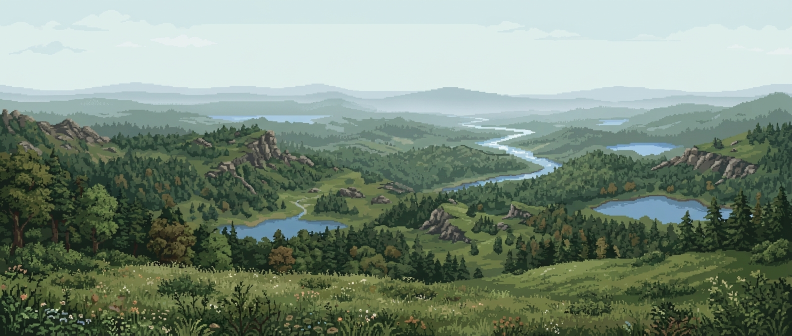
#> input picture game/tools/watch_art/forest/pano-1.png, 1584 x 672 px, given in place of mtn-green.png, which was not available (shown at 1/2 size)
$ python title_backdrop_pack.py watch_art/forest/pano-1.png
#> lines starting #> are read from the running program, lines starting #| are printed output that depends on the picture; after the words box and inside, x2 and y2 are one past the last pixel; in counts of white or black regions, pixels touching at a corner belong together
"""Pack the title's painted layers (assets/img/title/) from their Sogni renders.

  python3 tools/title_backdrop_pack.py SRC_DIR

SRC_DIR holds the renders (kept in the project files under sogni/title-backdrop/):
  mtn-green.png, mtn-green-rb.png  the storm plate's mountains on green (a FLUX 3 Klein edit) and BiRefNet's cut-out of it
  cmask-y-2.png, cmask-x.png      white-on-black cloud density renders (Z-Image Turbo): a band of high cloud, a bank of fog
Writes ridge.webp (the near ridge, sitting exactly over the loop's own ridge), wisp-a.webp (high cloud) and wisp-b.webp
(fog). Each band is tinted storm violet, its density as alpha, with its ends cross-faded so it repeats seamlessly.
"""
import sys, os, numpy as np
from PIL import Image, ImageFilter
src = sys.argv[1]
out = os.path.join(os.path.dirname(os.path.abspath(__file__)), '..', 'assets', 'img', 'title')
def load(n, mode='RGB'): return np.asarray(Image.open(os.path.join(src, n)).convert(mode)).astype(np.float32)
#> called with n = 'mtn-green.png', mode = 'RGB'
def save(arr, n):
    Image.fromarray(arr.clip(0, 255).astype(np.uint8)).save(os.path.join(out, n), quality=82, method=6); print(n, arr.shape)
# The ridge: colour from the green-screen edit (green spill turned grey), alpha from BiRefNet, and only the near, darkest
# range, filled solid below its top edge.
rgb = load('mtn-green.png'); al = load('mtn-green-rb.png', 'RGBA')[..., 3] / 255
#> call 2 of load, with n = 'mtn-green-rb.png', mode = 'RGBA'
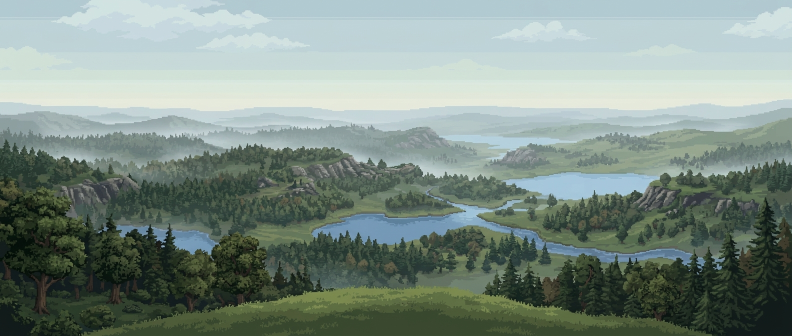
#> input picture game/tools/watch_art/forest/pano-2.png, 1584 x 672 px, given in place of mtn-green-rb.png, which was not available (shown at 1/2 size)
#> after `al = load('mtn-green-rb.png', 'RGBA')[..., 3] / 255`: al: shape (672, 1584) float32; every value is 1
c = np.concatenate([rgb[:6, :6].reshape(-1, 3), rgb[:6, -6:].reshape(-1, 3)]); bg = np.median(c, 0)
#> after `c = np.concatenate([rgb[:6, :6].reshape(-1, 3), rgb[:6, -6:].reshape(-`: c = 72 rows, first 8: [210, 230, 228], [211, 231, 229], [212, 232, 233], [211, 231, 232], [211, 232, 233], [211, 232, 233], [211, 231, 229], [212, 232, 231]
#> after `bg = np.median(c, 0)`: bg = [209, 230, 230]
ka = 1 - np.clip((rgb[..., 1] - np.maximum(rgb[..., 0], rgb[..., 2])) / (bg[1] - max(bg[0], bg[2])), 0, 1)
a = al * ka ** 1.3
un = (rgb - (1 - a[..., None]) * bg) / np.maximum(a[..., None], .35)
#> un: shape (672, 1584, 3) float32; 2.71% of the values are NaN or infinite; the others: min -657.1, max 255, mean -221.1
un[..., 1] = np.minimum(un[..., 1], (un[..., 0] + un[..., 2]) / 2)
#> un: shape (672, 1584, 3) float32; 2.71% of the values are NaN or infinite; the others: min -657.1, max 255, mean -227.9
near = np.maximum.accumulate((un.mean(-1) < 34) & (a * 255 > 160), axis=0)
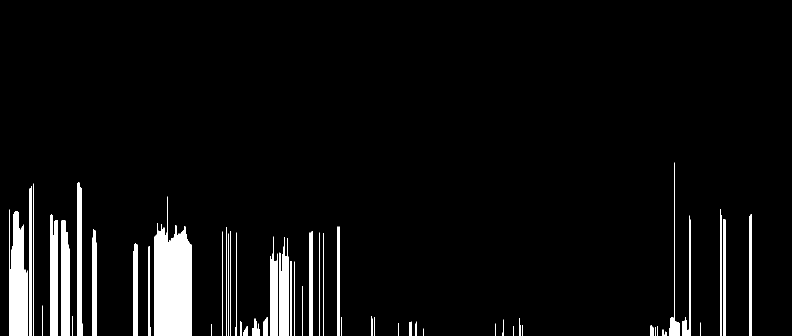
#> near: shape (672, 1584) bool (shown at 1/2 size); 4.9% white; 80 white regions (7 under 20 px), largest, box (x1, y1, x2, y2) and area: (308, 393, 383, 672) 15053, (22, 423, 48, 672) 5799, (102, 429, 116, 672) 3213
nmi = np.asarray(Image.fromarray((near * 255).astype(np.uint8)).filter(ImageFilter.GaussianBlur(1.2))).astype(np.float32) / 255
save(np.dstack([un, a * 255 * nmi]), 'ridge.webp')
#> in save, `Image.fromarray(arr.clip(0, 255).astype(np.uint8)).save(os.path.join(o`:
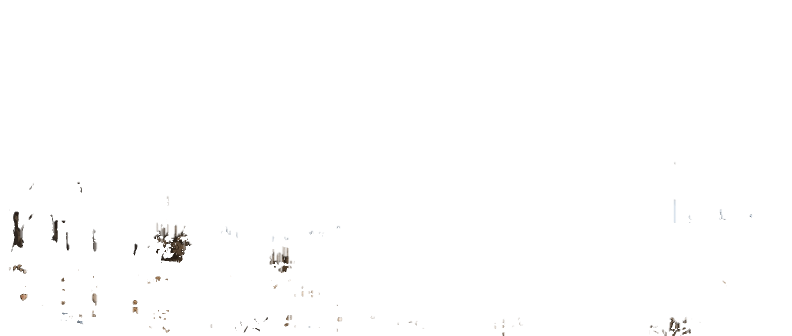
#> saved as ridge.webp: PIL image 1584x672 RGBA (shown at 1/2 size); mean R, G, B, A 37.7, 37.1, 37.7, 1.6; transparent parts drawn white
#> in save, `Image.fromarray(arr.clip(0, 255).astype(np.uint8)).save(os.path.join(o`: arr: shape (672, 1584, 4) float32; 2.71% of the values are NaN or infinite; the others: min -657.1, max 255, mean -170.5
#| ridge.webp (672, 1584, 4)
def band(n, dark, light, gain):
#> called with n = 'cmask-y-2.png', dark = (38, 34, 52), light = (128, 118, 128), gain = 0.8
    g = np.clip((load(n).mean(-1) / 255 - .06) / .9, 0, 1)
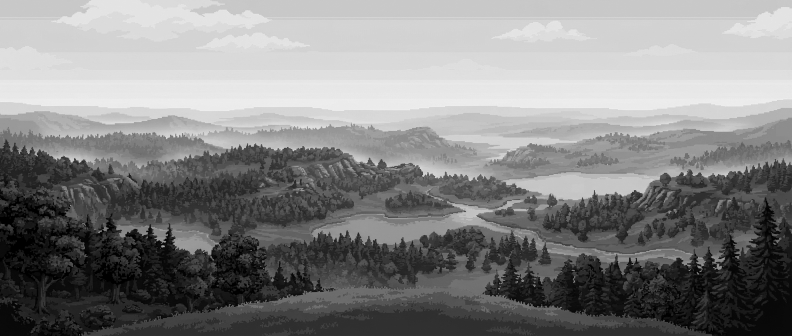
#> g: shape (672, 1584) float32 (shown at 1/2 size); min 0, max 0.954, mean 0.517
    col = np.array(dark)[None, None] * (1 - g[..., None] ** 2) + np.array(light)[None, None] * g[..., None] ** 2
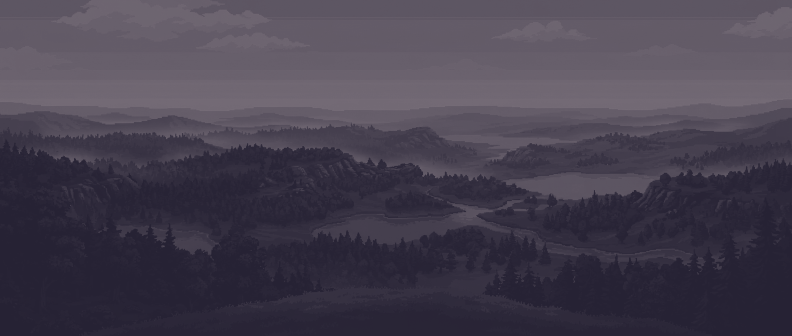
#> col: shape (672, 1584, 3) float64 (shown at 1/2 size); mean of channels 0, 1, 2 70.5, 64.3, 79.4; drawn as R, G, B
    w = np.dstack([col, np.clip(g * gain, 0, 1) * 255]); W = w.shape[1]; ov = W // 5
#> after `w = np.dstack([col, np.clip(g * gain, 0, 1) * 255])`:
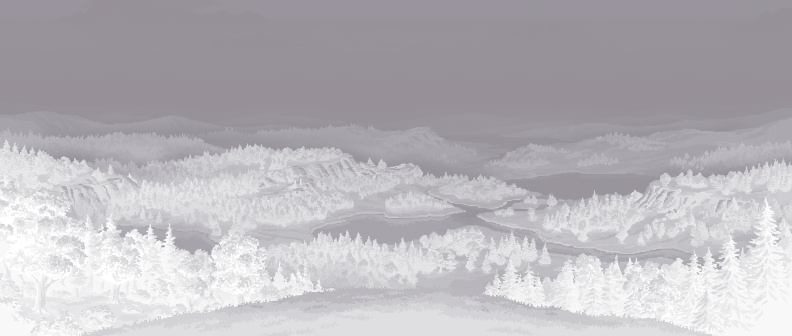
#> w: shape (672, 1584, 4) float64 (shown at 1/2 size); mean of channels 0, 1, 2, 3 70.5, 64.3, 79.4, 105.4; transparent parts drawn white
#> after `W = w.shape[1]`: W = 1584
#> after `ov = W // 5`: ov = 316
    t = np.linspace(0, 1, ov)[None, :, None]
#> t = 316 values from 0 to 1
    return np.concatenate([w[:, W - ov:] * (1 - t) + w[:, :ov] * t, w[:, ov:W - ov]], 1)
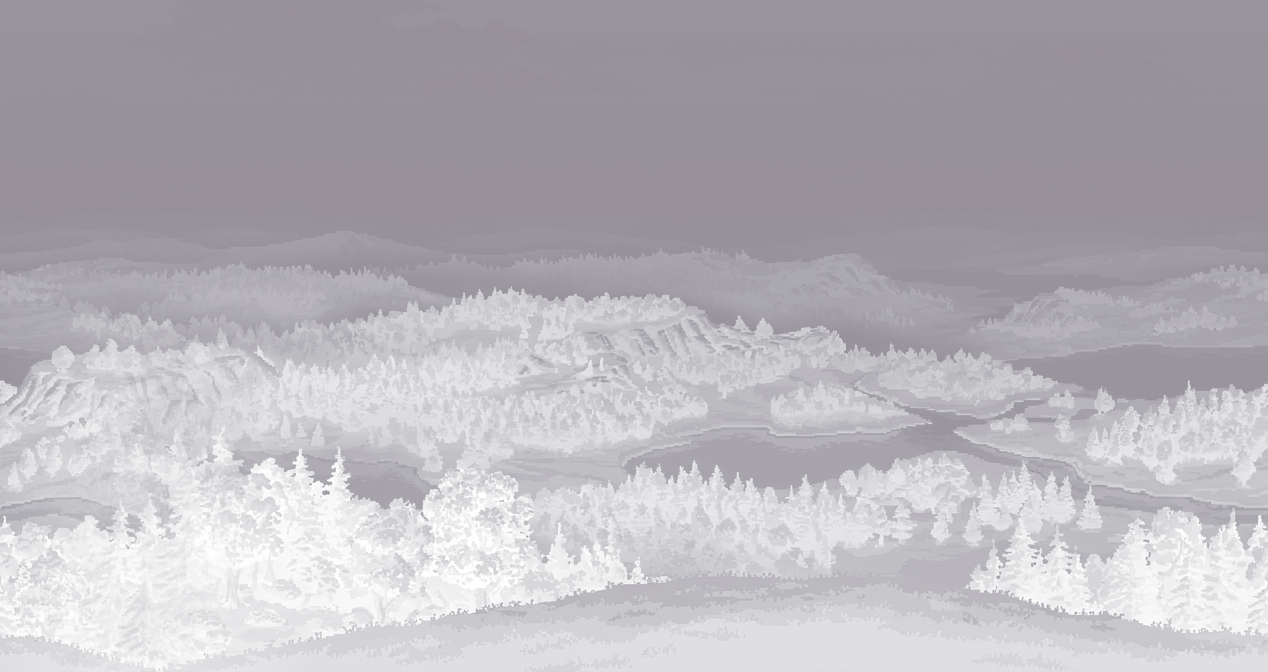
#> returned value: shape (672, 1268, 4) float64; mean of channels 0, 1, 2, 3 71.4, 65.1, 80.2, 108.6; transparent parts drawn white
save(band('cmask-y-2.png', (38, 34, 52), (128, 118, 128), .8), 'wisp-a.webp')
#> (the run stopped early here; a loop or call above may not have finished)
